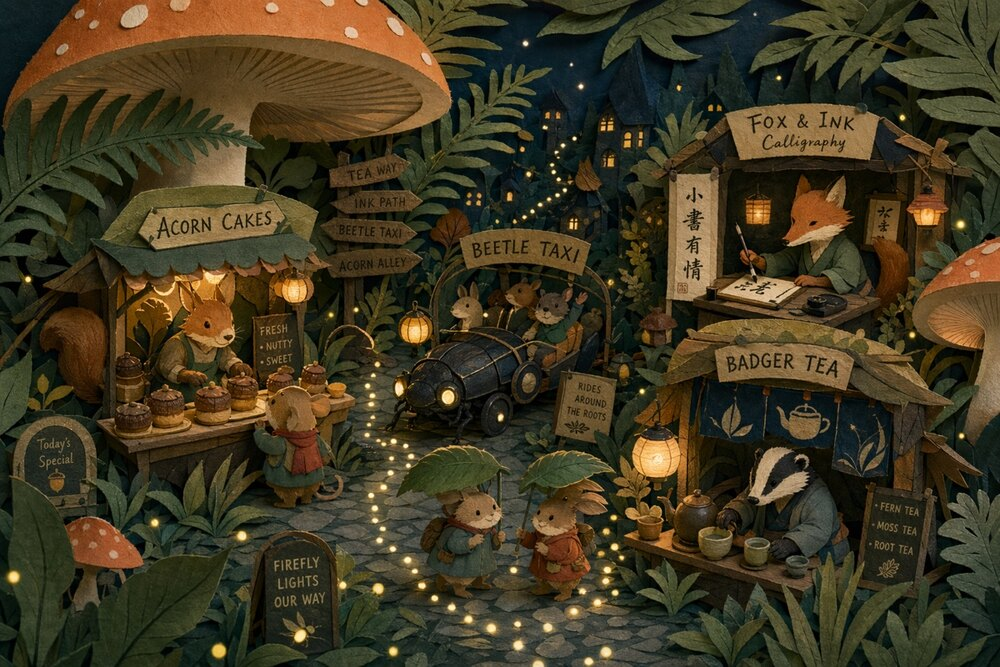
#> input picture assets/images/docs/illustration/papercut-forest-market.jpg, 1000 x 667 px
$ python -i build_prom_gallery_style.py   (imports and definitions only)
#> lines starting #> are read from the running program, lines starting #| are printed output that depends on the picture
#!/usr/bin/env python3
from __future__ import annotations

import bisect
import colorsys
from collections import Counter
from datetime import datetime, timezone
import hashlib
import html
import json
import math
import re
import subprocess
from pathlib import Path

try:
    from PIL import Image
except ImportError:  # The control-plane runtime includes Pillow; keep a deterministic fallback.
    Image = None


ROOT = Path(__file__).resolve().parents[1]
SOURCE = ROOT / "index.html"
OUTPUT = ROOT / "prom-gallery-style.html"
_IMAGE_ADDED_AT_CACHE: dict[str, str] = {}
_GIT_ADDED_AT_BY_PATH: dict[str, str] | None = None
_IMAGE_COLOR_CACHE: dict[str, dict[str, float]] = {}

DESKTOP_GALLERY_COLUMNS = 4
RECENT_GROUP_WINDOW = 16
RECENT_TILE_WEIGHT = 0.35
HARD_VISUAL_FAMILIES = {
    "字体与海报": "graphic",
    "品牌系统与视觉识别": "graphic",
    "UI/UX 界面样机": "graphic",
    "活动与体验设计": "graphic",
    "信息图与图鉴": "diagram",
    "论文配图": "diagram",
    "数据可视化": "diagram",
    "技术插图": "diagram",
    "科学与教育": "diagram",
    "OpenAI Cookbook 官方示例": "diagram",
    "图片编辑接口示例": "graphic",
    "产品与食物": "product",
    "建筑与室内": "space",
    "等距视角": "space",
    "游戏与 HUD": "game",
    "复古与赛博朋克": "game",
    "电影感与动画": "cinematic",
    "电影风格参考": "cinematic",
    "动漫与漫画": "anime",
    "角色设计": "anime",
    "插画": "illustration",
    "水彩": "illustration",
    "水墨与中文风格": "illustration",
    "像素艺术": "illustration",
    "美术绘画": "illustration",
    "更多插画风格": "illustration",
    "纹身设计": "illustration",
    "屏幕摄影": "screen",
}
RELATED_VISUAL_FAMILIES = {
    frozenset(pair)
    for pair in (
        ("portrait", "beauty"),
        ("portrait", "lifestyle"),
        ("portrait", "cinematic"),
        ("beauty", "product"),
        ("illustration", "anime"),
        ("illustration", "graphic"),
        ("graphic", "diagram"),
        ("graphic", "product"),
        ("diagram", "space"),
        ("space", "product"),
        ("space", "cinematic"),
        ("game", "cinematic"),
        ("game", "anime"),
        ("photo-scene", "cinematic"),
        ("photo-scene", "space"),
        ("screen", "graphic"),
        ("screen", "photo-scene"),
    )
}
VISUAL_MEDIUM_BY_FAMILY = {
    "portrait": "photo",
    "beauty": "photo",
    "lifestyle": "photo",
    "photo-scene": "photo",
    "graphic": "design",
    "diagram": "design",
    "product": "design",
    "anime": "art",
    "illustration": "art",
    "cinematic": "scene",
    "game": "scene",
    "space": "scene",
    "screen": "scene",
    "other": "other",
}


def attrs_from(tag: str) -> dict[str, str]:
    return {k: html.unescape(v) for k, v in re.findall(r'([:\w-]+)="([^"]*)"', tag)}


# [4 lines left out: function text_from, not called in this run]


def one_line(fragment: str) -> str:
    return re.sub(r"\s+", " ", text_from(fragment)).strip()


def first_match(pattern: str, text: str, default: str = "") -> str:
    match = re.search(pattern, text, re.S)
    return one_line(match.group(1)) if match else default


# [49 lines left out: functions image_added_at, git_added_at_by_path, timestamp_for_sort, not called in this run]


def entry_number_for_sort(entry_no: str) -> int:
    match = re.search(r"\d+", entry_no or "")
    return int(match.group(0)) if match else 0


def stable_fraction(value: str) -> float:
    digest = hashlib.sha256(value.encode("utf-8")).hexdigest()[:12]
    return int(digest, 16) / float(0xFFFFFFFFFFFF)


# [150 lines left out: functions visual_family, image_color_features, tile_visual_features, visual_distance, group_centroid, not called in this run]


def visual_medium(tile: dict) -> str:
    return VISUAL_MEDIUM_BY_FAMILY.get(tile["_visual"]["family"], "other")


# [141 lines left out: functions make_visual_groups, order_visual_groups, visual_weave_tiles, not called in this run]


def parse_entries(source: str) -> tuple[list[dict], list[str]]:
    sections = []
    for match in re.finditer(r'<section\s+id="([^"]+)"\s+class="category"[^>]*>\s*<h2>(.*?)</h2>', source, re.S):
        title = one_line(match.group(2)).split(" / ")[0].strip()
        sections.append((match.start(), match.group(1), title))
    section_positions = [item[0] for item in sections]

    entries = []
    article_re = re.compile(r'<article\b([^>]*)class="([^"]*\bentry\b[^"]*)"([^>]*)>(.*?)</article>', re.S)
    for match in article_re.finditer(source):
        attrs_raw = match.group(1) + " " + match.group(3)
        classes = match.group(2)
        block = match.group(4)
        if "submission-preview" in classes or "lightbox-card" in classes:
            continue
        if re.search(r"(?:^|\s)hidden(?:\s|=|$)", attrs_raw, re.I):
            continue
        image_tags = list(re.finditer(r"<img\b([^>]*)>", block, re.S))
        if not image_tags:
            continue

        article_attrs = attrs_from("<article " + attrs_raw + ">")
        entry_id = article_attrs.get("id") or f"extra-{len(entries) + 1:03d}"
        entry_no = article_attrs.get("data-entry-no") or first_match(r'<span class="entry-no">(.*?)</span>', block, "")
        title = first_match(r'<h3 class="entry-title">(.*?)</h3>', block, "")
        title_en = first_match(r'<p class="title-en">(.*?)</p>', block, "")
        if not title:
            title = first_match(r'<span class="caption-zh">(.*?)</span>', block, "未命名素材")
        badge = first_match(r'<span class="badge">(.*?)</span>', block, "")

        idx = bisect.bisect_right(section_positions, match.start()) - 1
        section_id = sections[idx][1] if idx >= 0 else "uncategorized"
        category = sections[idx][2] if idx >= 0 else (badge.split(" / ")[0] if badge else "未分类")
        if badge and " / " in badge:
            category = badge.split(" / ")[0].strip() or category

        tags = [one_line(t) for t in re.findall(r'<span class="tag">(.*?)</span>', block, re.S)]
        kvs = [one_line(p) for p in re.findall(r'<p class="kv">(.*?)</p>', block, re.S)]
        summary_match = re.search(r'<details[^>]*class="[^"]*prompt-details[^"]*"[^>]*>\s*<summary>(.*?)</summary>', block, re.S)
        prompt_label = one_line(summary_match.group(1)) if summary_match else "完整提示词 / Original Prompt"
        prompt_is_complete = bool(prompt_label and "Source Text" not in prompt_label and "摘要" not in prompt_label)
        prompt_match = re.search(r'<pre[^>]*class="[^"]*prompt[^"]*"[^>]*>\s*<code>(.*?)</code>\s*</pre>', block, re.S)
        prompt = text_from(prompt_match.group(1)) if prompt_match else ""

        source_url = ""
        source_match = re.search(r'<a href="(https?://[^"]+)"[^>]*>', block)
        if source_match:
            source_url = html.unescape(source_match.group(1))
        source_url = article_attrs.get("data-source-url") or source_url
        source_platform = article_attrs.get("data-source-platform", "")
        added_at = article_attrs.get("data-added-at", "")

        images = []
        for image_match in image_tags:
            img_attrs = attrs_from("<img " + image_match.group(1) + ">")
            src = img_attrs.get("src", "")
            if not src:
                continue
            caption = ""
            fig_start = block.rfind("<figure", 0, image_match.start())
            fig_end = block.find("</figure>", image_match.end())
            if fig_start != -1 and fig_end != -1:
                figure = block[fig_start:fig_end]
                caption = one_line(figure)
            images.append(
                {
                    "src": src,
                    "full": img_attrs.get("data-full") or src,
                    "alt": img_attrs.get("alt") or title,
                    "width": img_attrs.get("width") or "",
                    "height": img_attrs.get("height") or "",
                    "caption": caption,
                }
            )
        if not images:
            continue

        entries.append(
            {
                "id": entry_id,
                "entryNo": entry_no,
                "title": title,
                "titleEn": title_en,
                "category": category,
                "sectionId": section_id,
                "badge": badge,
                "tags": tags[:8],
                "kvs": kvs,
                "prompt": prompt,
                "promptLabel": prompt_label,
                "promptIsComplete": prompt_is_complete,
                "sourceUrl": source_url,
                "sourcePlatform": source_platform,
                "addedAt": added_at,
                "images": images,
            }
        )

    categories = []
    seen = set()
    for entry in entries:
        category = entry["category"]
        if category and category not in seen:
            seen.add(category)
            categories.append(category)
    return entries, categories


# [559 lines left out: functions make_tiles, build_html, main, not called in this run]


# [2 lines not run here, left out]

>>> import cv2
>>> picture = cv2.imread('../assets/images/docs/illustration/papercut-forest-market.jpg', cv2.IMREAD_GRAYSCALE)
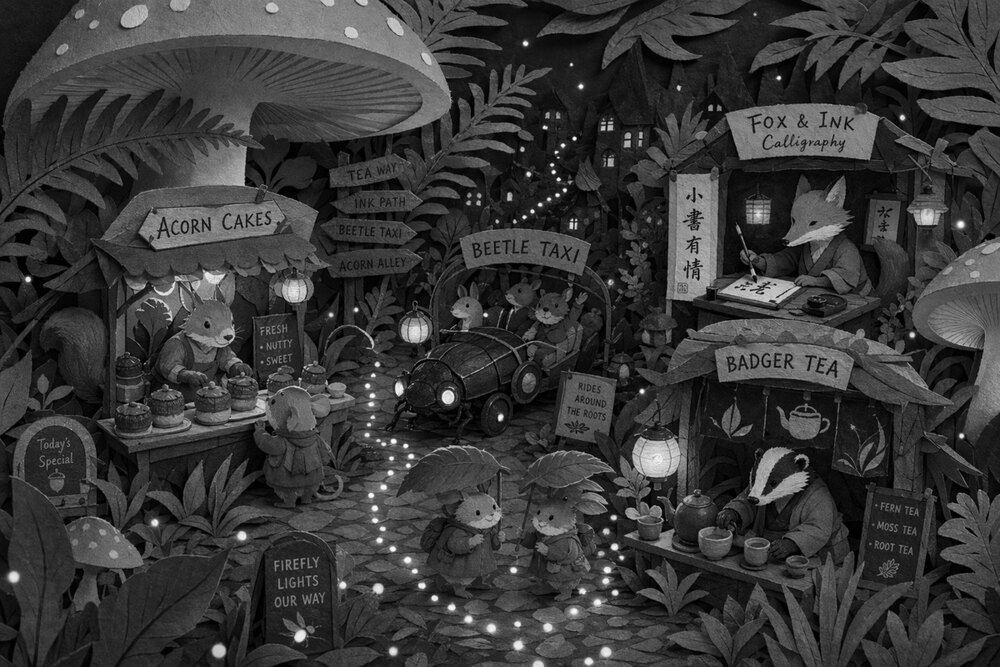
#> picture: shape (667, 1000); min 0, max 255, mean 56.7
#> after the loop in parse_entries, `for match in re.finditer(r'<section\s+id="([^"]+)"\s+class="category"[..`: sections = []
#> (the run stopped early here; a loop or call above may not have finished)
